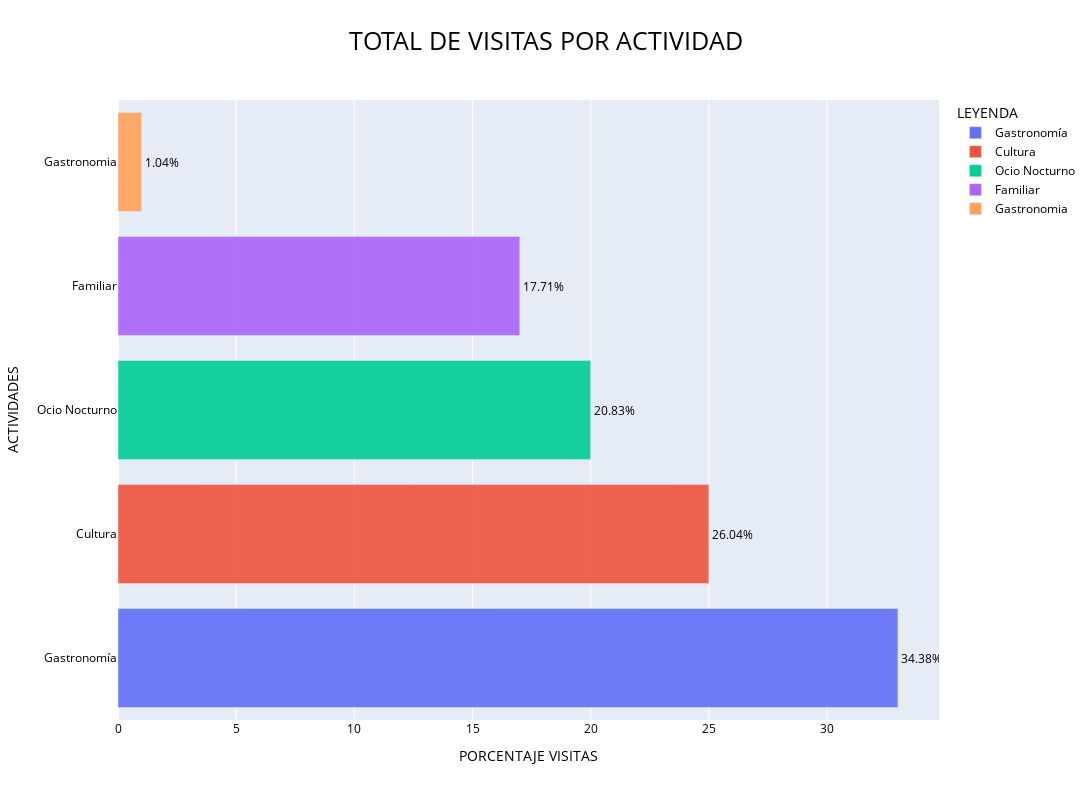

Here is the notebook cell this chart was saved with:
### Code cell
colores2=df_input['ACTIVIDADES'].unique()
contador_actividades=df_input["ACTIVIDADES"].value_counts()
total2=contador_actividades.sum()
porcentaje2=(contador_actividades/total2)*100

fig = px.bar(df_input, y=df_input['ACTIVIDADES'].unique(), x=df_input['ACTIVIDADES'].value_counts(), text=porcentaje2,title="TOTAL DE VISITAS POR ACTIVIDAD", color=colores2, barmode="overlay", opacity=.90)
fig.update_traces(texttemplate='%{text:0.2f}%', textposition='outside')
fig.update_layout(uniformtext_minsize=10, uniformtext_mode='hide')
fig.update_layout(barmode='overlay',width=1200, height=800,title_font_size=25, title_font_color='black', title_xanchor='auto')
fig.update_layout(title_x=0.5, font_color='black')
fig.update_layout(font_color='black')
fig.update_layout(font_size=12)
fig.update_layout(xaxis_title="PORCENTAJE VISITAS", yaxis_title="ACTIVIDADES", legend_title="LEYENDA")
fig.show()

### Figure 1 — Plotly figure (JSON) as saved in the notebook; plotly's stock layout.template omitted (floating-point values rounded to 4 significant figures)
{"data": [{"alignmentgroup": "True", "hovertemplate": "color=Gastronomía<br>x=%{x}<br>y=%{y}<br>text=%{text}<extra></extra>", "legendgroup": "Gastronomía", "marker": {"color": "#636efa", "opacity": 0.9, "pattern": {"shape": ""}}, "name": "Gastronomía", "offsetgroup": "Gastronomía", "orientation": "h", "showlegend": true, "text": [34.38], "textposition": "outside", "texttemplate": "%{text:0.2f}%", "type": "bar", "x": [33], "xaxis": "x", "y": ["Gastronomía"], "yaxis": "y"}, {"alignmentgroup": "True", "hovertemplate": "color=Cultura<br>x=%{x}<br>y=%{y}<br>text=%{text}<extra></extra>", "legendgroup": "Cultura", "marker": {"color": "#EF553B", "opacity": 0.9, "pattern": {"shape": ""}}, "name": "Cultura", "offsetgroup": "Cultura", "orientation": "h", "showlegend": true, "text": [26.04], "textposition": "outside", "texttemplate": "%{text:0.2f}%", "type": "bar", "x": [25], "xaxis": "x", "y": ["Cultura"], "yaxis": "y"}, {"alignmentgroup": "True", "hovertemplate": "color=Ocio Nocturno<br>x=%{x}<br>y=%{y}<br>text=%{text}<extra></extra>", "legendgroup": "Ocio Nocturno", "marker": {"color": "#00cc96", "opacity": 0.9, "pattern": {"shape": ""}}, "name": "Ocio Nocturno", "offsetgroup": "Ocio Nocturno", "orientation": "h", "showlegend": true, "text": [20.83], "textposition": "outside", "texttemplate": "%{text:0.2f}%", "type": "bar", "x": [20], "xaxis": "x", "y": ["Ocio Nocturno"], "yaxis": "y"}, {"alignmentgroup": "True", "hovertemplate": "color=Familiar<br>x=%{x}<br>y=%{y}<br>text=%{text}<extra></extra>", "legendgroup": "Familiar", "marker": {"color": "#ab63fa", "opacity": 0.9, "pattern": {"shape": ""}}, "name": "Familiar", "offsetgroup": "Familiar", "orientation": "h", "showlegend": true, "text": [17.71], "textposition": "outside", "texttemplate": "%{text:0.2f}%", "type": "bar", "x": [17], "xaxis": "x", "y": ["Familiar"], "yaxis": "y"}, {"alignmentgroup": "True", "hovertemplate": "color=Gastronomia<br>x=%{x}<br>y=%{y}<br>text=%{text}<extra></extra>", "legendgroup": "Gastronomia", "marker": {"color": "#FFA15A", "opacity": 0.9, "pattern": {"shape": ""}}, "name": "Gastronomia", "offsetgroup": "Gastronomia", "orientation": "h", "showlegend": true, "text": [1.042], "textposition": "outside", "texttemplate": "%{text:0.2f}%", "type": "bar", "x": [1], "xaxis": "x", "y": ["Gastronomia"], "yaxis": "y"}], "layout": {"barmode": "overlay", "font": {"color": "black", "size": 12}, "height": 800, "legend": {"title": {"text": "LEYENDA"}, "tracegroupgap": 0}, "title": {"font": {"color": "black", "size": 25}, "text": "TOTAL DE VISITAS POR ACTIVIDAD", "x": 0.5, "xanchor": "auto"}, "uniformtext": {"minsize": 10, "mode": "hide"}, "width": 1200, "xaxis": {"anchor": "y", "domain": [0, 1], "title": {"text": "PORCENTAJE VISITAS"}}, "yaxis": {"anchor": "x", "domain": [0, 1], "title": {"text": "ACTIVIDADES"}}}}
